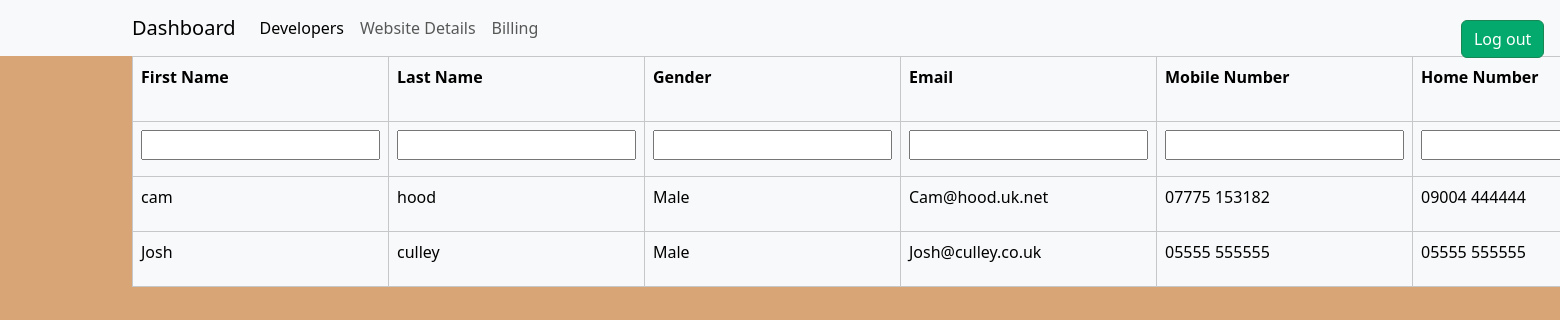
Page /Developers on the earlier database version.
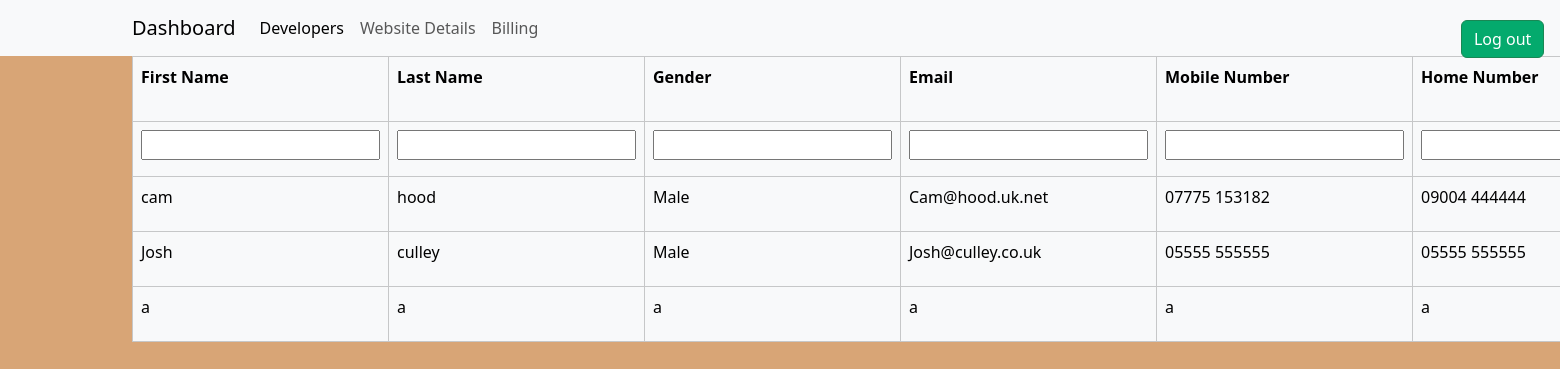
Same page on the later database version.
### WebDev/models.py (models this page shows, shortened)
class Developers(models.Model):
  DeveloperID = models.BigAutoField(auto_created=True, primary_key=True, blank=False, unique=True)
  FirstName = models.CharField(max_length=255, blank=False)
  LastName = models.CharField(max_length=255, blank=False)
  Gender = models.CharField(max_length=255, null=True)
  Email = models.CharField(max_length=255, blank=False )
  MobileNumber = models.CharField(max_length=255, blank=False)
  HomeNumber = models.CharField(max_length=255, null=True)

### WebDev/views.py (the view, shortened to what this page needs)
# urls.py: path('Developers', views.devs, name ='devs'),                            # dev page
def devs(request):
    context ={}
    form = dev_form()
    developers = Developers.objects.all()
    context['developers'] = developers
    context['form'] = form
    return render(request, 'WebDev/developers.html', context)

### WebDev/forms.py
class dev_form(forms.ModelForm):
    class Meta:
        model=Developers
        fields=['DeveloperID', 'FirstName', 'LastName', 'Gender', 'Email', 'MobileNumber', 'HomeNumber']

### WebDev/templates/WebDev/developers.html (shortened to what this page needs)
<!DOCTYPE html>
{% extends 'WebDev/base.html' %}
{% load static %}
{% block content %}
<head>
</head>
<a href="{% url 'home' %}" class="btn btn-success" style="position:absolute; right: 1%; top:1%; color: #ffffff;  background-color: #04AA6D;">Log out</a>
 <form method="post" action="{%url 'devs' %}">
<table class = "table table-bordered table-light">
    <tr><th>First Name</th><th>Last Name</th><th>Gender</th><th>Email</th><th>Mobile Number</th><th>Home Number</th><th>Employee ID</th><th>##############</th></tr>
    {% if not form.instance.DeveloperID %}
    <tr>
        {%include 'Webdev/dev_save.html' %}
    </tr>
    {% endif %}
    {% for x in developers %}
        <tr>
            {% if form.instance.DeveloperID == x.DeveloperID %}
            {%include 'Webdev/dev_save.html' %}
            {% else %}
            <td>{{x.FirstName}}</td>
            <td>{{x.LastName}}</td>
            <td>{{x.Gender}}</td>
            <td>{{x.Email}}</td>
            <td>{{x.MobileNumber}}</td>
            <td>{{x.HomeNumber}}</td>
            {% endif %}
        </tr>
    {% endfor %}
    </table>
</form>
{% endblock %}

Differences in the rows shown:
added Developers: FirstName "a", LastName "a", Gender "a", Email "a", MobileNumber "a", HomeNumber "a"
